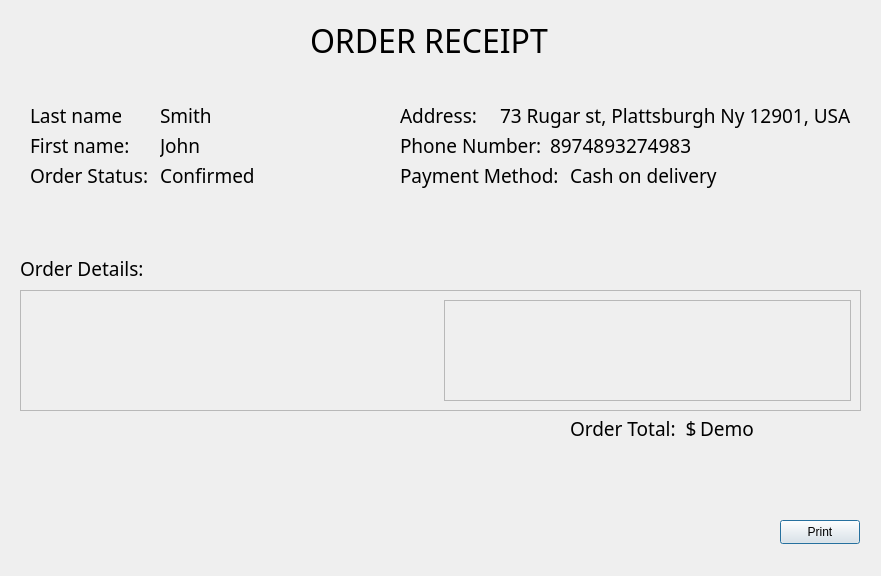
<?xml version="1.0" encoding="UTF-8"?>
<ui version="4.0">
 <class>receiptWindow</class>
 <widget class="QDialog" name="receiptWindow">
  <property name="geometry">
   <rect>
    <x>0</x>
    <y>0</y>
    <width>881</width>
    <height>576</height>
   </rect>
  </property>
  <property name="baseSize">
   <size>
    <width>0</width>
    <height>0</height>
   </size>
  </property>
  <property name="windowTitle">
   <string>Dialog</string>
  </property>
  <widget class="QPushButton" name="print_btn">
   <property name="geometry">
    <rect>
     <x>780</x>
     <y>520</y>
     <width>80</width>
     <height>24</height>
    </rect>
   </property>
   <property name="text">
    <string>Print</string>
   </property>
  </widget>
  <widget class="QLabel" name="label">
   <property name="geometry">
    <rect>
     <x>310</x>
     <y>20</y>
     <width>251</width>
     <height>41</height>
    </rect>
   </property>
   <property name="font">
    <font>
     <family>Rockwell</family>
     <pointsize>24</pointsize>
    </font>
   </property>
   <property name="text">
    <string>ORDER RECEIPT</string>
   </property>
  </widget>
  <widget class="QLabel" name="label_2">
   <property name="geometry">
    <rect>
     <x>30</x>
     <y>100</y>
     <width>91</width>
     <height>31</height>
    </rect>
   </property>
   <property name="font">
    <font>
     <family>Rockwell</family>
     <pointsize>14</pointsize>
    </font>
   </property>
   <property name="text">
    <string>Last name:</string>
   </property>
  </widget>
  <widget class="QLabel" name="label_3">
   <property name="geometry">
    <rect>
     <x>30</x>
     <y>130</y>
     <width>101</width>
     <height>31</height>
    </rect>
   </property>
   <property name="font">
    <font>
     <family>Rockwell</family>
     <pointsize>14</pointsize>
    </font>
   </property>
   <property name="text">
    <string>First name:</string>
   </property>
  </widget>
  <widget class="QLabel" name="label_4">
   <property name="geometry">
    <rect>
     <x>400</x>
     <y>100</y>
     <width>91</width>
     <height>31</height>
    </rect>
   </property>
   <property name="font">
    <font>
     <family>Rockwell</family>
     <pointsize>14</pointsize>
    </font>
   </property>
   <property name="text">
    <string>Address:</string>
   </property>
  </widget>
  <widget class="QLabel" name="label_5">
   <property name="geometry">
    <rect>
     <x>400</x>
     <y>130</y>
     <width>141</width>
     <height>31</height>
    </rect>
   </property>
   <property name="font">
    <font>
     <family>Rockwell</family>
     <pointsize>14</pointsize>
    </font>
   </property>
   <property name="text">
    <string>Phone Number:</string>
   </property>
  </widget>
  <widget class="QScrollArea" name="scrollArea">
   <property name="geometry">
    <rect>
     <x>20</x>
     <y>290</y>
     <width>841</width>
     <height>121</height>
    </rect>
   </property>
   <property name="widgetResizable">
    <bool>true</bool>
   </property>
   <widget class="QWidget" name="scrollAreaWidgetContents_2">
    <property name="geometry">
     <rect>
      <x>0</x>
      <y>0</y>
      <width>839</width>
      <height>119</height>
     </rect>
    </property>
    <layout class="QHBoxLayout" name="horizontalLayout">
     <item>
      <widget class="QWidget" name="name_widget" native="true"/>
     </item>
     <item>
      <widget class="QFrame" name="frame">
       <property name="frameShape">
        <enum>QFrame::StyledPanel</enum>
       </property>
       <property name="frameShadow">
        <enum>QFrame::Raised</enum>
       </property>
       <layout class="QHBoxLayout" name="horizontalLayout_2">
        <item>
         <widget class="QWidget" name="qty_widget" native="true"/>
        </item>
        <item>
         <widget class="QWidget" name="price_widget" native="true"/>
        </item>
       </layout>
      </widget>
     </item>
    </layout>
   </widget>
  </widget>
  <widget class="QLabel" name="details_label">
   <property name="geometry">
    <rect>
     <x>20</x>
     <y>260</y>
     <width>171</width>
     <height>16</height>
    </rect>
   </property>
   <property name="font">
    <font>
     <family>Rockwell</family>
     <pointsize>14</pointsize>
    </font>
   </property>
   <property name="text">
    <string>Order Details:</string>
   </property>
  </widget>
  <widget class="QLabel" name="label_6">
   <property name="geometry">
    <rect>
     <x>570</x>
     <y>420</y>
     <width>131</width>
     <height>16</height>
    </rect>
   </property>
   <property name="font">
    <font>
     <family>Rockwell</family>
     <pointsize>14</pointsize>
    </font>
   </property>
   <property name="text">
    <string>Order Total:  $</string>
   </property>
  </widget>
  <widget class="QLabel" name="label_7">
   <property name="geometry">
    <rect>
     <x>30</x>
     <y>160</y>
     <width>121</width>
     <height>31</height>
    </rect>
   </property>
   <property name="font">
    <font>
     <family>Rockwell</family>
     <pointsize>14</pointsize>
    </font>
   </property>
   <property name="text">
    <string>Order Status:</string>
   </property>
  </widget>
  <widget class="QLabel" name="label_8">
   <property name="geometry">
    <rect>
     <x>400</x>
     <y>160</y>
     <width>161</width>
     <height>31</height>
    </rect>
   </property>
   <property name="font">
    <font>
     <family>Rockwell</family>
     <pointsize>14</pointsize>
    </font>
   </property>
   <property name="text">
    <string>Payment Method:</string>
   </property>
  </widget>
  <widget class="QLabel" name="lname">
   <property name="geometry">
    <rect>
     <x>160</x>
     <y>100</y>
     <width>91</width>
     <height>31</height>
    </rect>
   </property>
   <property name="font">
    <font>
     <family>Rockwell</family>
     <pointsize>14</pointsize>
    </font>
   </property>
   <property name="text">
    <string>Smith</string>
   </property>
  </widget>
  <widget class="QLabel" name="fname">
   <property name="geometry">
    <rect>
     <x>160</x>
     <y>130</y>
     <width>91</width>
     <height>31</height>
    </rect>
   </property>
   <property name="font">
    <font>
     <family>Rockwell</family>
     <pointsize>14</pointsize>
    </font>
   </property>
   <property name="text">
    <string>John</string>
   </property>
  </widget>
  <widget class="QLabel" name="label_9">
   <property name="geometry">
    <rect>
     <x>160</x>
     <y>160</y>
     <width>121</width>
     <height>31</height>
    </rect>
   </property>
   <property name="font">
    <font>
     <family>Rockwell</family>
     <pointsize>14</pointsize>
    </font>
   </property>
   <property name="text">
    <string>Confirmed</string>
   </property>
  </widget>
  <widget class="QLabel" name="Address">
   <property name="geometry">
    <rect>
     <x>500</x>
     <y>100</y>
     <width>381</width>
     <height>31</height>
    </rect>
   </property>
   <property name="font">
    <font>
     <family>Rockwell</family>
     <pointsize>14</pointsize>
    </font>
   </property>
   <property name="text">
    <string>73 Rugar st, Plattsburgh Ny 12901, USA</string>
   </property>
  </widget>
  <widget class="QLabel" name="phone">
   <property name="geometry">
    <rect>
     <x>550</x>
     <y>130</y>
     <width>181</width>
     <height>31</height>
    </rect>
   </property>
   <property name="font">
    <font>
     <family>Rockwell</family>
     <pointsize>14</pointsize>
    </font>
   </property>
   <property name="text">
    <string>8974893274983</string>
   </property>
  </widget>
  <widget class="QLabel" name="paymenttype">
   <property name="geometry">
    <rect>
     <x>570</x>
     <y>160</y>
     <width>181</width>
     <height>31</height>
    </rect>
   </property>
   <property name="font">
    <font>
     <family>Rockwell</family>
     <pointsize>14</pointsize>
    </font>
   </property>
   <property name="text">
    <string>Cash on delivery</string>
   </property>
  </widget>
  <widget class="QLabel" name="totalPrice_label">
   <property name="geometry">
    <rect>
     <x>700</x>
     <y>420</y>
     <width>131</width>
     <height>16</height>
    </rect>
   </property>
   <property name="font">
    <font>
     <family>Rockwell</family>
     <pointsize>14</pointsize>
    </font>
   </property>
   <property name="text">
    <string>Demo</string>
   </property>
  </widget>
 </widget>
 <resources/>
 <connections/>
</ui>
